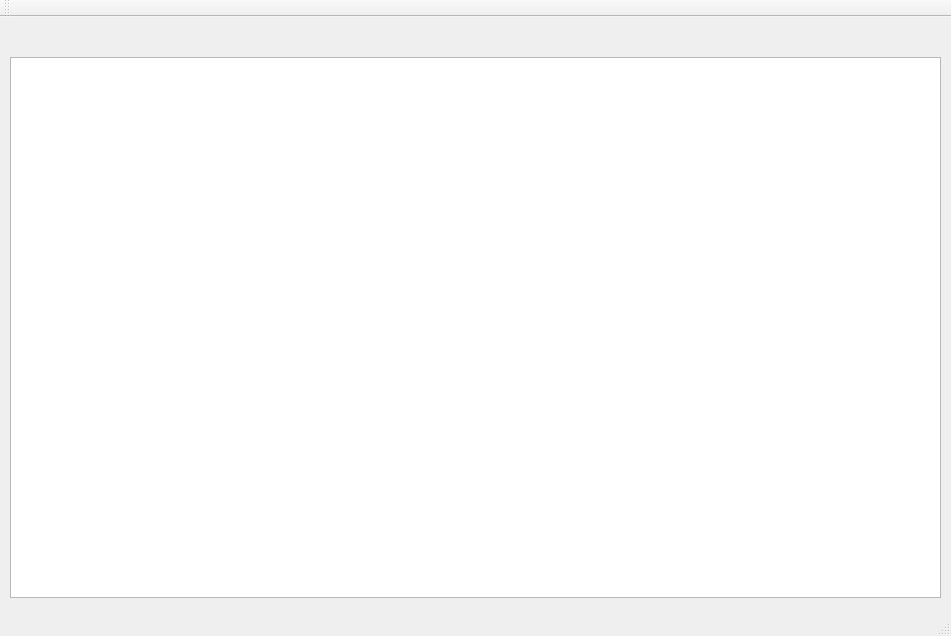
<?xml version="1.0" encoding="UTF-8"?>
<ui version="4.0">
 <class>MainWindow</class>
 <widget class="QMainWindow" name="MainWindow">
  <property name="geometry">
   <rect>
    <x>0</x>
    <y>0</y>
    <width>951</width>
    <height>636</height>
   </rect>
  </property>
  <property name="windowTitle">
   <string>MainWindow</string>
  </property>
  <widget class="QWidget" name="centralWidget">
   <widget class="QGraphicsView" name="graphicsView">
    <property name="geometry">
     <rect>
      <x>10</x>
      <y>40</y>
      <width>931</width>
      <height>541</height>
     </rect>
    </property>
   </widget>
  </widget>
  <widget class="QMenuBar" name="menuBar">
   <property name="geometry">
    <rect>
     <x>0</x>
     <y>0</y>
     <width>951</width>
     <height>21</height>
    </rect>
   </property>
  </widget>
  <widget class="QToolBar" name="mainToolBar">
   <attribute name="toolBarArea">
    <enum>TopToolBarArea</enum>
   </attribute>
   <attribute name="toolBarBreak">
    <bool>false</bool>
   </attribute>
  </widget>
  <widget class="QStatusBar" name="statusBar"/>
 </widget>
 <layoutdefault spacing="6" margin="11"/>
 <resources/>
 <connections/>
</ui>
